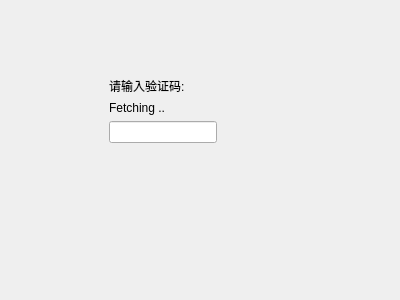
<?xml version="1.0" encoding="UTF-8"?>
<ui version="4.0">
 <class>DisplayCapcha</class>
 <widget class="QDialog" name="DisplayCapcha">
  <property name="geometry">
   <rect>
    <x>0</x>
    <y>0</y>
    <width>400</width>
    <height>300</height>
   </rect>
  </property>
  <property name="windowTitle">
   <string>验证码</string>
  </property>
  <property name="windowIcon">
   <iconset resource="resources.qrc">
    <normaloff>:/img/big.png</normaloff>:/img/big.png</iconset>
  </property>
  <widget class="QWidget" name="layoutWidget">
   <property name="geometry">
    <rect>
     <x>50</x>
     <y>30</y>
     <width>225</width>
     <height>160</height>
    </rect>
   </property>
   <layout class="QHBoxLayout" name="horizontalLayout">
    <item>
     <spacer name="horizontalSpacer_2">
      <property name="orientation">
       <enum>Qt::Horizontal</enum>
      </property>
      <property name="sizeHint" stdset="0">
       <size>
        <width>40</width>
        <height>20</height>
       </size>
      </property>
     </spacer>
    </item>
    <item>
     <layout class="QVBoxLayout" name="verticalLayout">
      <item>
       <spacer name="verticalSpacer_2">
        <property name="orientation">
         <enum>Qt::Vertical</enum>
        </property>
        <property name="sizeHint" stdset="0">
         <size>
          <width>20</width>
          <height>40</height>
         </size>
        </property>
       </spacer>
      </item>
      <item>
       <widget class="QLabel" name="label_2">
        <property name="text">
         <string>请输入验证码:</string>
        </property>
       </widget>
      </item>
      <item>
       <widget class="QLabel" name="label">
        <property name="text">
         <string>Fetching ..</string>
        </property>
       </widget>
      </item>
      <item>
       <widget class="QLineEdit" name="lineEdit"/>
      </item>
      <item>
       <spacer name="verticalSpacer">
        <property name="orientation">
         <enum>Qt::Vertical</enum>
        </property>
        <property name="sizeHint" stdset="0">
         <size>
          <width>20</width>
          <height>40</height>
         </size>
        </property>
       </spacer>
      </item>
     </layout>
    </item>
    <item>
     <spacer name="horizontalSpacer">
      <property name="orientation">
       <enum>Qt::Horizontal</enum>
      </property>
      <property name="sizeHint" stdset="0">
       <size>
        <width>40</width>
        <height>20</height>
       </size>
      </property>
     </spacer>
    </item>
   </layout>
  </widget>
 </widget>
 <resources>
  <include location="resources.qrc"/>
 </resources>
 <connections/>
</ui>
